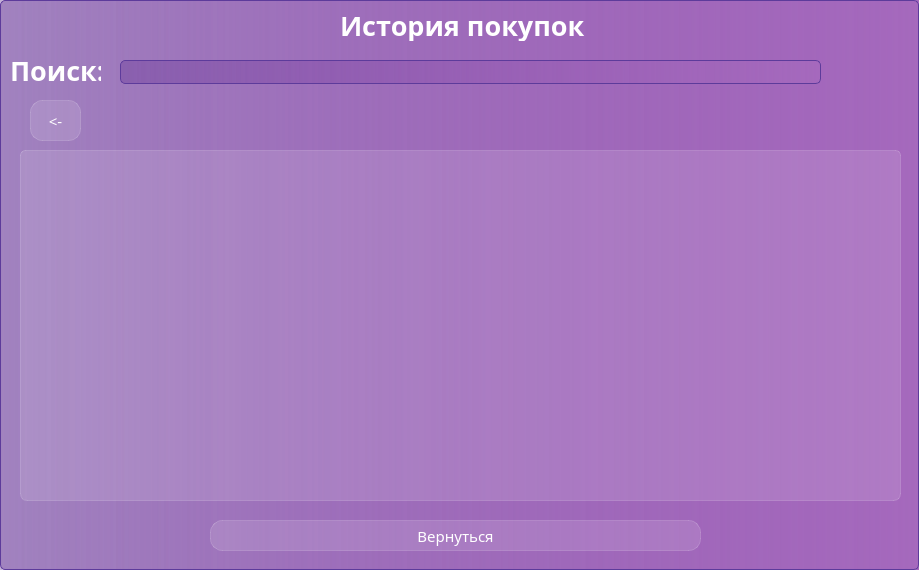
<?xml version="1.0" encoding="UTF-8"?>
<ui version="4.0">
 <class>HistoryWindow</class>
 <widget class="QDialog" name="HistoryWindow">
  <property name="geometry">
   <rect>
    <x>0</x>
    <y>0</y>
    <width>919</width>
    <height>570</height>
   </rect>
  </property>
  <property name="minimumSize">
   <size>
    <width>919</width>
    <height>487</height>
   </size>
  </property>
  <property name="maximumSize">
   <size>
    <width>919</width>
    <height>570</height>
   </size>
  </property>
  <property name="windowTitle">
   <string>Dialog</string>
  </property>
  <property name="styleSheet">
   <string notr="true">background-color:  qlineargradient( spread:pad,  x1:0, y1:0, x2:1, y2:0,  stop:0 rgba(105, 57, 153, 100),  stop:1 rgba(165, 105, 189, 255));  border: 1px solid #5D3B9B;  border-radius: 5px;
font-family: Everlasting;</string>
  </property>
  <widget class="QLabel" name="label_5">
   <property name="geometry">
    <rect>
     <x>340</x>
     <y>10</y>
     <width>271</width>
     <height>31</height>
    </rect>
   </property>
   <property name="styleSheet">
    <string notr="true">color: white;
font-weight: bold;
border: none;
font-size: 20pt;
background-color: none;</string>
   </property>
   <property name="text">
    <string>История покупок</string>
   </property>
  </widget>
  <widget class="QTableView" name="tableView">
   <property name="geometry">
    <rect>
     <x>20</x>
     <y>150</y>
     <width>881</width>
     <height>351</height>
    </rect>
   </property>
   <property name="styleSheet">
    <string notr="true">QTableView {
  background-color: rgba(255, 255, 255, 30);
	border: 1px solid rgba(255, 255, 255, 40);
	border-bottom-right-radius: 7px;
	border-bottom-left-radius: 7px;
}

QTableView::item {
	border: none;
	color: white;
	background-color: rgba(255, 255, 255, 10);
}

QTableView::item:selected {
    background-color: rgba(255, 255, 255, 40); /* Цвет фона для выделенных элементов */
	color: white;
}

QTableView::item:hover {
    background-color: rgba(255,255,255,40); /* Цвет фона при наведении курсора */
}

QHeaderView::section {
	background-color: rgba(255, 255, 255, 60);
	color: white;
	border: none;
	font-size: 14pt;
}
</string>
   </property>
  </widget>
  <widget class="QPushButton" name="Return_button_clicked">
   <property name="geometry">
    <rect>
     <x>210</x>
     <y>520</y>
     <width>491</width>
     <height>31</height>
    </rect>
   </property>
   <property name="styleSheet">
    <string notr="true">QPushButton {
color: white;
background-color: rgba(255,255,255,30);
border: 1px solid rgba(255,255,255,40);
border-radius: 12px;
font-size: 11pt;
} 
QPushButton:hover{
background-color: rgba(255,255,255,40);
}

QPushButton:pressed{
background-color: rgba(255,255,255,70);
}</string>
   </property>
   <property name="text">
    <string>Вернуться</string>
   </property>
  </widget>
  <widget class="QLineEdit" name="Search">
   <property name="geometry">
    <rect>
     <x>120</x>
     <y>60</y>
     <width>701</width>
     <height>24</height>
    </rect>
   </property>
   <property name="styleSheet">
    <string notr="true">color:white;
padding-left: 10px;</string>
   </property>
  </widget>
  <widget class="QLabel" name="label_6">
   <property name="geometry">
    <rect>
     <x>10</x>
     <y>60</y>
     <width>91</width>
     <height>21</height>
    </rect>
   </property>
   <property name="styleSheet">
    <string notr="true">color: white;
font-weight: bold;
border: none;
font-size: 20pt;
background-color: none;</string>
   </property>
   <property name="text">
    <string>Поиск:</string>
   </property>
  </widget>
  <widget class="QPushButton" name="ReturnToDelivery_button_Clicked">
   <property name="geometry">
    <rect>
     <x>30</x>
     <y>100</y>
     <width>51</width>
     <height>41</height>
    </rect>
   </property>
   <property name="styleSheet">
    <string notr="true">QPushButton {
color: white;
background-color: rgba(255,255,255,30);
border: 1px solid rgba(255,255,255,40);
border-radius: 12px;
font-size: 11pt;
} 
QPushButton:hover{
background-color: rgba(255,255,255,40);
}

QPushButton:pressed{
background-color: rgba(255,255,255,70);
}</string>
   </property>
   <property name="text">
    <string>&lt;-</string>
   </property>
  </widget>
 </widget>
 <resources/>
 <connections/>
</ui>
